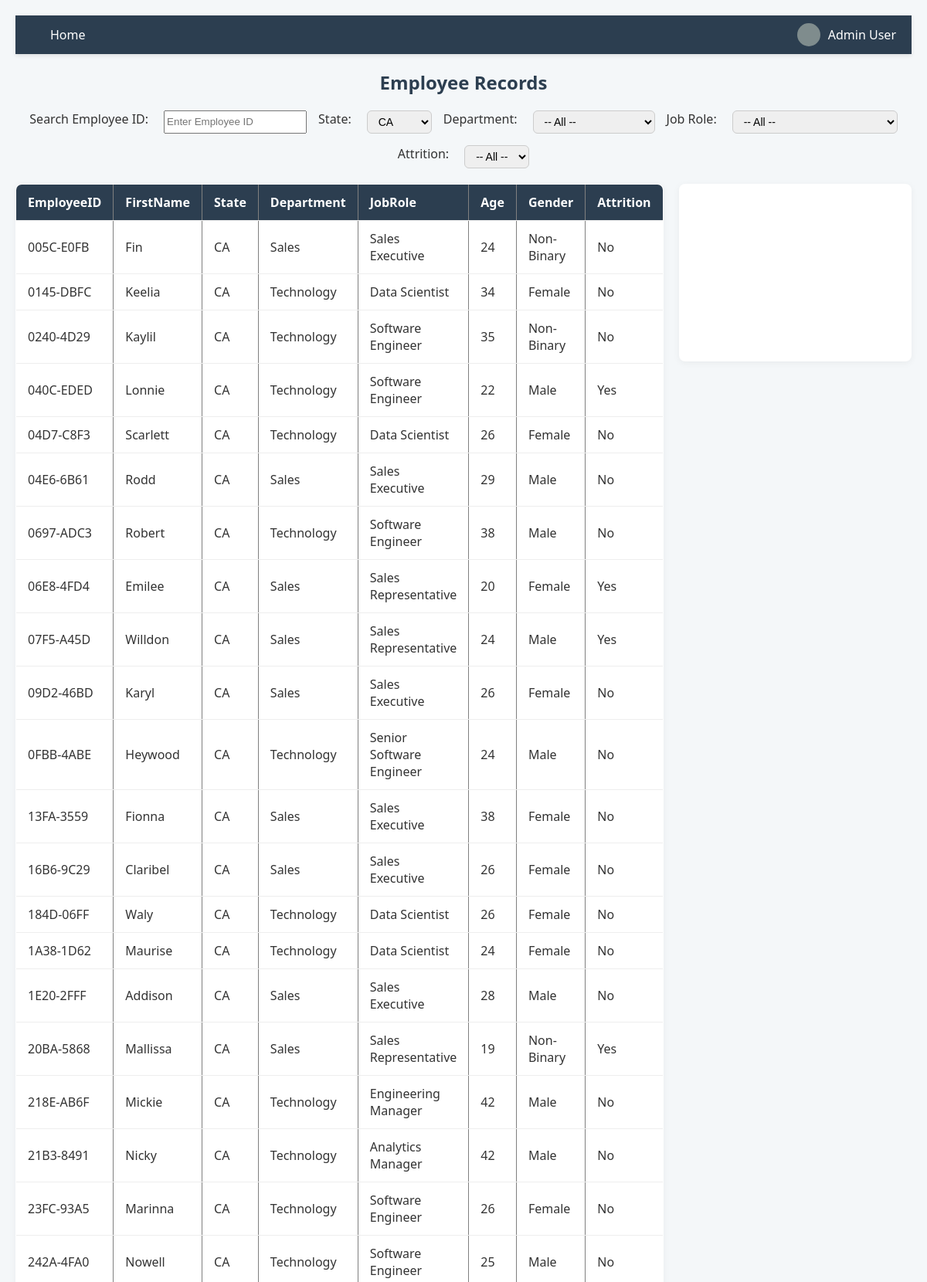
The page /view_data/view_dataset.php?state=CA (upper part) on the database its author committed.
### tables this page shows
CREATE TABLE `EmployeeData` (
  `EmployeeID` varchar(100) DEFAULT NULL,
  `FirstName` varchar(100) DEFAULT NULL,
  `LastName` varchar(100) DEFAULT NULL,
  `Gender` varchar(100) DEFAULT NULL,
  `Age` int(11) DEFAULT NULL,
  `BusinessTravel` varchar(100) DEFAULT NULL,
  `Department` varchar(100) DEFAULT NULL,
  `DistanceFromHome_KM` int(11) DEFAULT NULL,
  `State` varchar(100) DEFAULT NULL,
  `Ethnicity` varchar(100) DEFAULT NULL,
  `Education` varchar(100) DEFAULT NULL,
  `EducationField` varchar(100) DEFAULT NULL,
  `JobRole` varchar(100) DEFAULT NULL,
  `MaritalStatus` varchar(100) DEFAULT NULL,
  `Salary` int(11) DEFAULT NULL,
  `StockOptionLevel` int(11) DEFAULT NULL,
  `OverTime` varchar(100) DEFAULT NULL,
  `HireDate` date DEFAULT NULL,
  `Attrition` varchar(100) DEFAULT NULL,
  `YearsAtCompany` int(11) DEFAULT NULL,
  `YearsInMostRecentRole` int(11) DEFAULT NULL,
  `YearsSinceLastPromotion` int(11) DEFAULT NULL,
  `YearsWithCurrManager` int(11) DEFAULT NULL,
  `ReviewDate` date DEFAULT NULL,
  `EnvironmentSatisfaction` int(11) DEFAULT NULL,
  `JobSatisfaction` int(11) DEFAULT NULL,
  `RelationshipSatisfaction` int(11) DEFAULT NULL,
  `TrainingOpportunitiesWithinYear` int(11) DEFAULT NULL,
  `TrainingOpportunitiesTaken` int(11) DEFAULT NULL,
  `WorkLifeBalance` int(11) DEFAULT NULL,
  `SelfRating` int(11) DEFAULT NULL,
  `ManagerRating` int(11) DEFAULT NULL
);

### view_data/view_dataset.php (the view, shortened to what this page needs)
<!DOCTYPE html>
<html lang="en">
<head>
    <link rel="stylesheet" href="styles/style_view_dataset.css">
</head>
<body></body>
<?php
include '../connection.php';
try {
    $state = trim($_GET['state'] ?? '');
    $conditions = [];
    $params = [];
    $types = '';
    if (!empty($state)) {
        $conditions[] = "State = ?";
        $params[] = $state;
        $types .= 's';
    }
    $sql = "SELECT EmployeeID,FirstName,State,Department,JobRole,Age,Gender,Attrition FROM EmployeeData";
    if (!empty($conditions)) {
        $sql .= " WHERE " . implode(" AND ", $conditions);
    }
    $stmt = mysqli_prepare($conn, $sql);
    if (!empty($params)) {
        mysqli_stmt_bind_param($stmt, $types, ...$params);
    }
    mysqli_stmt_execute($stmt);
    $result = mysqli_stmt_get_result($stmt);
} catch (Exception $e) {
    die("Error: " . $e->getMessage());
}
?>
<h2>Employee Records</h2>
<form method="GET" action="">
    <label>Search Employee ID:</label>
    <input type="text" name="search_id" value="<?php echo htmlspecialchars($_GET['search_id'] ?? ''); ?>" placeholder="Enter Employee ID">
    <label>State:</label>
    <select name="state">
        <?php
        $states = mysqli_query($conn, "SELECT DISTINCT State FROM EmployeeData ORDER BY State");
        while ($row = mysqli_fetch_assoc($states)) {
            $selected = $state === $row['State'] ? 'selected' : '';
            echo "<option value='{$row['State']}' $selected>{$row['State']}</option>";
        }
        ?>
    </select>
    <label>Department:</label>
    <select name="department">
        <option value="">-- All --</option>
    </select>
    <label>Job Role:</label>
    <select name="jobrole">
        <option value="">-- All --</option>
    </select>
    <label>Attrition:</label>
    <select name="attrition">
        <option value="">-- All --</option>
    </select>
</form>
<div style="display: flex; align-items: flex-start; gap: 20px;">
    <div style="flex: 1;">
        <?php
        if (mysqli_num_rows($result) > 0) {
            echo "<table border='1' cellpadding='10'>";
            echo "<tr>";
            while ($field = mysqli_fetch_field($result)) {
                echo "<th>{$field->name}</th>";
            }
            echo "</tr>";
            while ($row = mysqli_fetch_assoc($result)) {
                $empId = $row['EmployeeID'];
                echo "<tr onclick=\"window.location.href='../profile/profile.php?id=$empId'\" style=\"cursor: pointer;\">";
                foreach ($row as $value) {
                    echo "<td>" . htmlspecialchars($value) . "</td>";
                }
                echo "</tr>";
            }
            echo "</table>";
        } else {
            echo "<p>No matching records found.</p>";
        }
        ?>
    </div>
    <div id="summary" style="width: 30%;">
    </div>
</div>

### view_data/styles/style_view_dataset.css (style rules this page uses)
body { font-family: 'Segoe UI', Tahoma, Geneva, Verdana, sans-serif; margin: 0; padding: 20px; background-color: #f4f7f9; color: #333; }
h2 { text-align: center; color: #2c3e50; margin-bottom: 20px; }
form { display: flex; justify-content: center; gap: 15px; flex-wrap: wrap; margin-bottom: 20px; }
form label { margin-right: 5px; font-weight: 500; }
select { padding: 5px 10px; border-radius: 6px; border: 1px solid #ccc; font-size: 14px; }
table { width: 100%; border-collapse: collapse; background-color: #fff; border-radius: 8px; overflow: hidden; box-shadow: 0 2px 10px rgba(0, 0, 0, 0.05); }
th, td { padding: 12px 15px; border-bottom: 1px solid #eee; text-align: left; }
th { background-color: #2c3e50; color: #fff; }
#summary { background-color: #fff; padding: 15px; border-radius: 8px; box-shadow: 0 2px 10px rgba(0, 0, 0, 0.05); min-height: 200px; }

### rows shown on the page
employeedata: EmployeeID "005C-E0FB", FirstName "Fin", State "CA", Department "Sales", JobRole "Sales Executive", Age "24", Gender "Non-Binary", Attrition "No"
employeedata: EmployeeID "0145-DBFC", FirstName "Keelia", State "CA", Department "Technology", JobRole "Data Scientist", Age "34", Gender "Female", Attrition "No"
employeedata: EmployeeID "0240-4D29", FirstName "Kaylil", State "CA", Department "Technology", JobRole "Software Engineer", Age "35", Gender "Non-Binary", Attrition "No"
employeedata: EmployeeID "040C-EDED", FirstName "Lonnie", State "CA", Department "Technology", JobRole "Software Engineer", Age "22", Gender "Male", Attrition "Yes"
employeedata: EmployeeID "04D7-C8F3", FirstName "Scarlett", State "CA", Department "Technology", JobRole "Data Scientist", Age "26", Gender "Female", Attrition "No"
employeedata: EmployeeID "04E6-6B61", FirstName "Rodd", State "CA", Department "Sales", JobRole "Sales Executive", Age "29", Gender "Male", Attrition "No"
employeedata: EmployeeID "0697-ADC3", FirstName "Robert", State "CA", Department "Technology", JobRole "Software Engineer", Age "38", Gender "Male", Attrition "No"
employeedata: EmployeeID "06E8-4FD4", FirstName "Emilee", State "CA", Department "Sales", JobRole "Sales Representative", Age "20", Gender "Female", Attrition "Yes"
employeedata: EmployeeID "07F5-A45D", FirstName "Willdon", State "CA", Department "Sales", JobRole "Sales Representative", Age "24", Gender "Male", Attrition "Yes"
employeedata: EmployeeID "09D2-46BD", FirstName "Karyl", State "CA", Department "Sales", JobRole "Sales Executive", Age "26", Gender "Female", Attrition "No"
employeedata: EmployeeID "0FBB-4ABE", FirstName "Heywood", State "CA", Department "Technology", JobRole "Senior Software Engineer", Age "24", Gender "Male", Attrition "No"
employeedata: EmployeeID "13FA-3559", FirstName "Fionna", State "CA", Department "Sales", JobRole "Sales Executive", Age "38", Gender "Female", Attrition "No"
employeedata: EmployeeID "16B6-9C29", FirstName "Claribel", State "CA", Department "Sales", JobRole "Sales Executive", Age "26", Gender "Female", Attrition "No"
employeedata: EmployeeID "184D-06FF", FirstName "Waly", State "CA", Department "Technology", JobRole "Data Scientist", Age "26", Gender "Female", Attrition "No"
employeedata: EmployeeID "1A38-1D62", FirstName "Maurise", State "CA", Department "Technology", JobRole "Data Scientist", Age "24", Gender "Female", Attrition "No"
employeedata: EmployeeID "1E20-2FFF", FirstName "Addison", State "CA", Department "Sales", JobRole "Sales Executive", Age "28", Gender "Male", Attrition "No"
employeedata: EmployeeID "20BA-5868", FirstName "Mallissa", State "CA", Department "Sales", JobRole "Sales Representative", Age "19", Gender "Non-Binary", Attrition "Yes"
employeedata: EmployeeID "218E-AB6F", FirstName "Mickie", State "CA", Department "Technology", JobRole "Engineering Manager", Age "42", Gender "Male", Attrition "No"
employeedata: EmployeeID "21B3-8491", FirstName "Nicky", State "CA", Department "Technology", JobRole "Analytics Manager", Age "42", Gender "Male", Attrition "No"
employeedata: EmployeeID "23FC-93A5", FirstName "Marinna", State "CA", Department "Technology", JobRole "Software Engineer", Age "26", Gender "Female", Attrition "No"
employeedata: EmployeeID "242A-4FA0", FirstName "Nowell", State "CA", Department "Technology", JobRole "Software Engineer", Age "25", Gender "Male", Attrition "No"

### other values the page prints
$field->name "EmployeeID"
$field->name "FirstName"
$field->name "State"
$field->name "Department"
$field->name "JobRole"
$field->name "Age"
$field->name "Gender"
$field->name "Attrition"
form field state "CA"
